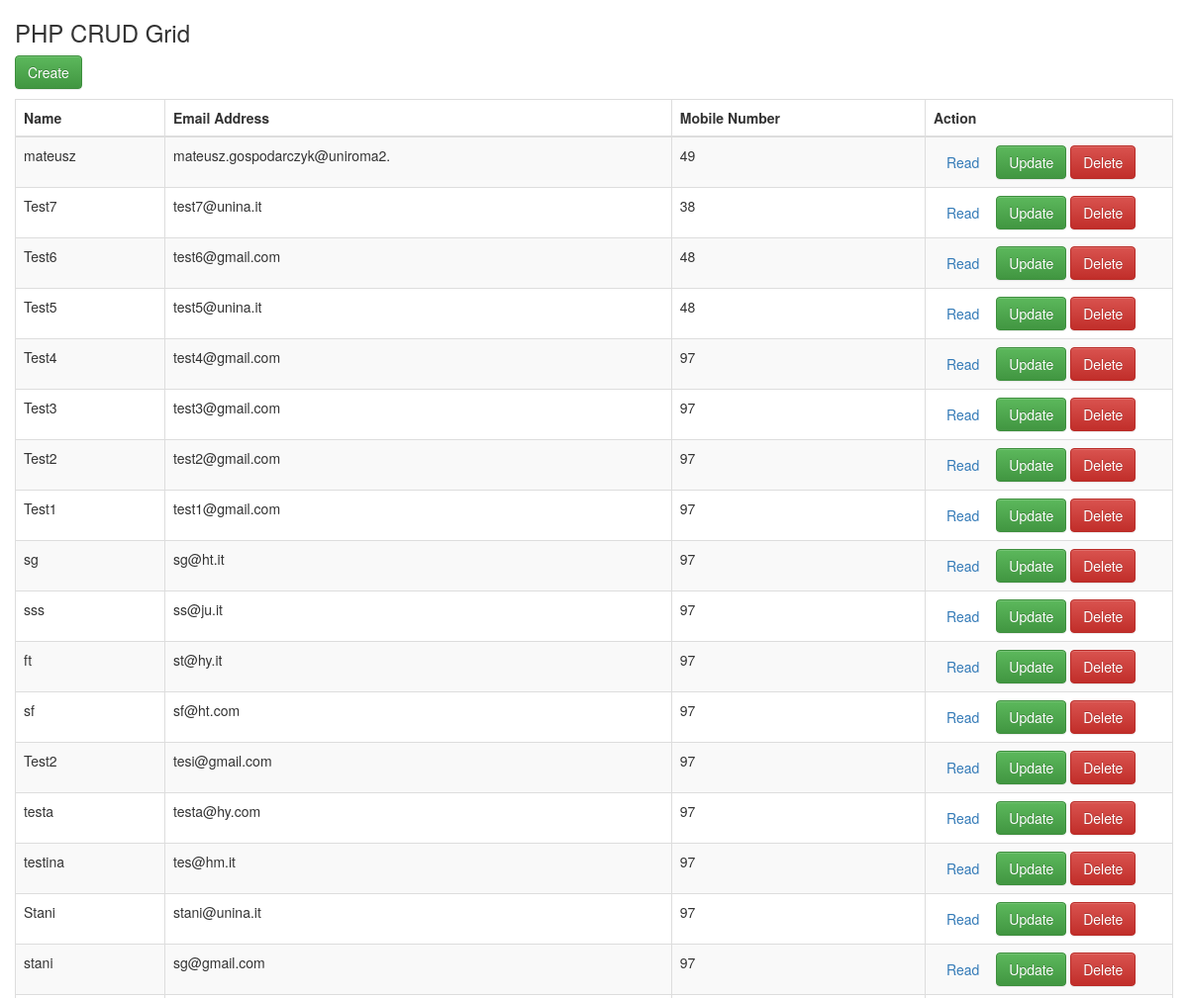
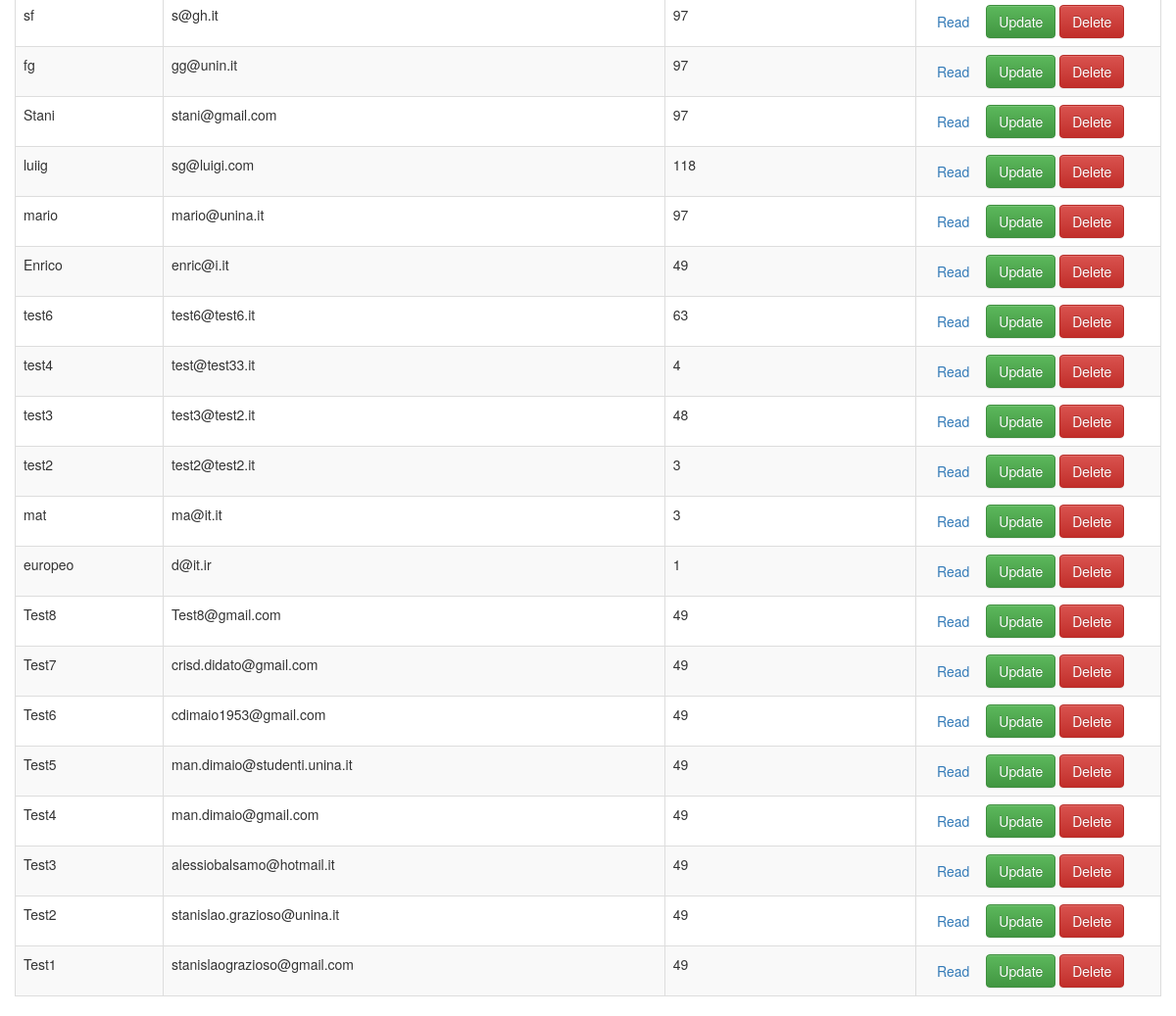
The app's page /WebApplication/index2.php with its own data (2 pictures, top to bottom).
### tables this page shows
CREATE TABLE `user` (
  `id` int(11) NOT NULL,
  `first_name` text NOT NULL,
  `last_name` text NOT NULL,
  `email` char(30) NOT NULL,
  `role` char(20) NOT NULL COMMENT 'admin or user',
  `insert_date` datetime NOT NULL,
  `quest_id` int(11) NOT NULL,
  `salt` char(128) NOT NULL,
  `password` char(128) NOT NULL,
  `username` varchar(30) NOT NULL,
  `field_expert` int(11) DEFAULT NULL COMMENT 'economic, engineer or other',
  `age` int(11) NOT NULL
);

### WebApplication/index2.php (the view, shortened to what this page needs)
<!DOCTYPE html>
<html lang="en">
<head>
<link rel="stylesheet" href="https://maxcdn.bootstrapcdn.com/bootstrap/3.3.7/css/bootstrap.min.css" rel="stylesheet">
<link rel="stylesheet" href="https://maxcdn.bootstrapcdn.com/bootstrap/3.3.7/css/bootstrap-theme.min.css">
</head>
<body>
    <div class="container">
            <div class="row">
                <h3>PHP CRUD Grid</h3>
            </div>
            <div class="row">
				<p>
                    <a href="create.php" class="btn btn-success">Create</a>
                </p>
                <table class="table table-striped table-bordered">
                  <thead>
                    <tr>
                      <th>Name</th>
                      <th>Email Address</th>
                      <th>Mobile Number</th>
					  <th>Action</th>
                    </tr>
                  </thead>
                  <tbody>
                  <?php
                   $pdo = Database::connect();
                   $sql = 'SELECT * FROM user ORDER BY id DESC';
                   foreach ($pdo->query($sql) as $row) {
                            echo '<tr>';
                            echo '<td>'. $row['first_name'] . '</td>';
                            echo '<td>'. $row['email'] . '</td>';
                            echo '<td>'. $row['field_expert'] . '</td>';
                                echo '<td width=250>';
                                echo '<a class="btn" href="read.php?id='.$row['id'].'">Read</a>';
                                echo '<a class="btn btn-success" href="update.php?id='.$row['id'].'">Update</a>';
                                echo '<a class="btn btn-danger" href="delete.php?id='.$row['id'].'">Delete</a>';
                                echo '</td>';                            echo '</tr>';
                   }
                  ?>
                  </tbody>
            </table>
        </div>
    </div>
  </body>
</html>

### records on screen
user: first_name "mateusz", email "mateusz.gospodarczyk@uniroma2.", field_expert "49"
user: first_name "Test7", email "test7@unina.it", field_expert "38"
user: first_name "Test6", email "test6@gmail.com", field_expert "48"
user: first_name "Test5", email "test5@unina.it", field_expert "48"
user: first_name "Test4", email "test4@gmail.com", field_expert "97"
user: first_name "Test3", email "test3@gmail.com", field_expert "97"
user: first_name "Test2", email "test2@gmail.com", field_expert "97"
user: first_name "Test1", email "test1@gmail.com", field_expert "97"
user: first_name "sg", email "sg@ht.it", field_expert "97"
user: first_name "sss", email "ss@ju.it", field_expert "97"
user: first_name "ft", email "st@hy.it", field_expert "97"
user: first_name "sf", email "sf@ht.com", field_expert "97"
user: first_name "Test2", email "tesi@gmail.com", field_expert "97"
user: first_name "testa", email "testa@hy.com", field_expert "97"
user: first_name "testina", email "tes@hm.it", field_expert "97"
user: first_name "Stani", email "stani@unina.it", field_expert "97"
user: first_name "stani", email "sg@gmail.com", field_expert "97"
user: first_name "sf", email "s@gh.it", field_expert "97"
user: first_name "fg", email "gg@unin.it", field_expert "97"
user: first_name "Stani", email "stani@gmail.com", field_expert "97"
user: first_name "luiig", email "sg@luigi.com", field_expert "118"
user: first_name "mario", email "mario@unina.it", field_expert "97"
user: first_name "Enrico", email "enric@i.it", field_expert "49"
user: first_name "test6", email "test6@test6.it", field_expert "63"
user: first_name "test4", email "test@test33.it", field_expert "4"
user: first_name "test3", email "test3@test2.it", field_expert "48"
user: first_name "test2", email "test2@test2.it", field_expert "3"
user: first_name "mat", email "ma@it.it", field_expert "3"
user: first_name "europeo", email "d@it.ir", field_expert "1"
user: first_name "Test8", email "Test8@gmail.com", field_expert "49"
user: first_name "Test7", email "crisd.didato@gmail.com", field_expert "49"
user: first_name "Test6", email "cdimaio1953@gmail.com", field_expert "49"
user: first_name "Test5", email "man.dimaio@studenti.unina.it", field_expert "49"
user: first_name "Test4", email "man.dimaio@gmail.com", field_expert "49"
user: first_name "Test3", email "alessiobalsamo@hotmail.it", field_expert "49"
user: first_name "Test2", email "stanislao.grazioso@unina.it", field_expert "49"
user: first_name "Test1", email "stanislaograzioso@gmail.com", field_expert "49"
